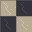

A level layout from a 2D game, rendered from its tile map. Below: a short description, then the map file with its tile-grid data intact:
An orthogonal 1x1 tile map with 32x32 px tiles, 1 tile layer (Assembly), 3 tilesets.

<map version="1.10" orientation="orthogonal" renderorder="right-down" width="1" height="1" tilewidth="32" tileheight="32" infinite="0" nextlayerid="2" nextobjectid="1">
  <tileset firstgid="1" source="../floors.tsx" />
  <tileset firstgid="321" source="../walls.tsx" />
  <tileset firstgid="961" source="../architecture.tsx" />
  <layer id="1" name="Assembly" width="1" height="1">
    <data encoding="csv">
65
</data>
  </layer>
</map>
